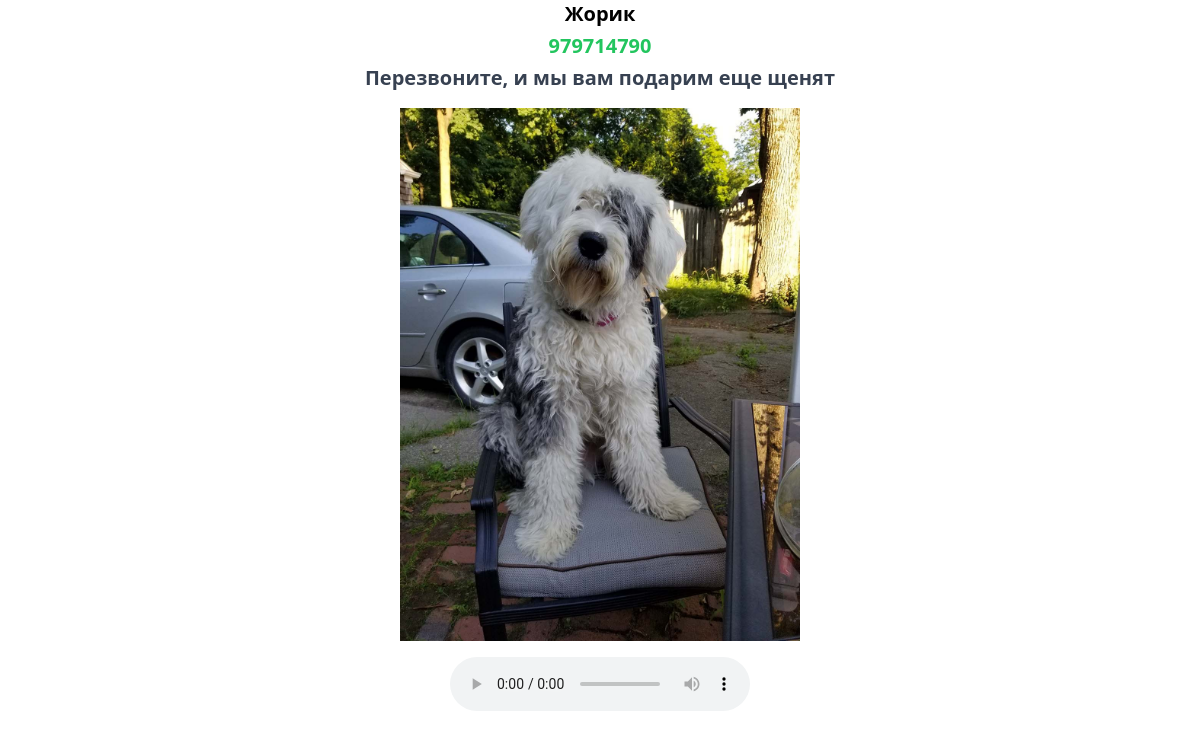
The app's page /dogs/4 with its own data.
### myapp/models.py (models this page shows, shortened)
class Item(models.Model):
    name = models.CharField( max_length=50)
    price = models.IntegerField()
    phone = models.IntegerField(null=True)
    description = models.CharField(max_length=200)
    text = models.CharField(default='Ваше значение по умолчанию', max_length=255)
    images = models.ImageField(blank=True, upload_to='images')
    mp3_file = models.FileField(upload_to='mp3_files')

### myapp/views.py (the view)
# urls.py: path('dogs/<int:id>', views.pet, name='pet')
def pet(request, id):
    items = Item.objects.get(id=id)
    book = {
        'pet': items
    }
    return render(request, 'myapp/pet.html', book)

### myapp/templates/myapp/pet.html (shortened to what this page needs)
{% extends "myapp/Main.html" %}
{% block content %}
<div class="text-center">
    <p class="font-bold text-xl mb-1">{{ pet.name }}</p>
    <p class="font-bold text-xl text-green-500 mb-1">{{ pet.phone }}</p>
    <p class="font-bold text-xl text-gray-700 mb-1">{{ pet.text }}</p>
    <img width="400" height="300" class="mx-auto my-4" src="{{ pet.images.url }}" alt="Dogs_img">
    <audio controls class="mx-auto my-4">
        <source  src="{{ pet.mp3_file.url }}" type="audio/mp3">
    </audio>
</div>
{% endblock %}

### records on screen
Item: name "Жорик", phone "979714790", text "Перезвоните, и мы вам подарим еще щенят", images (picture)
